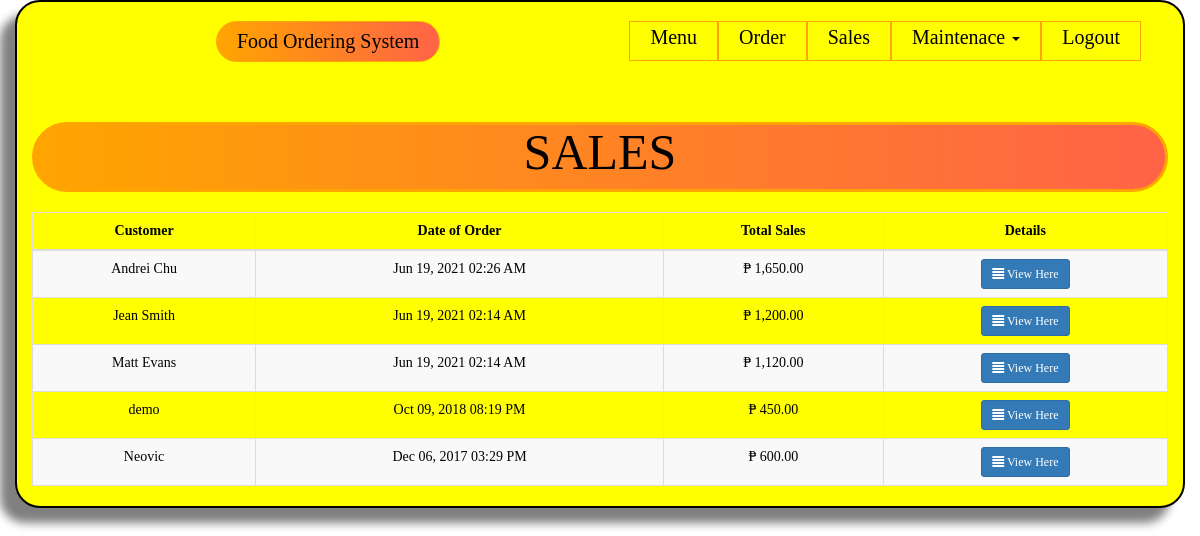
The page /sales.php on the database its author committed.
### tables this page shows
CREATE TABLE `purchase` (
  `purchaseid` int(11) NOT NULL,
  `customer` varchar(50) NOT NULL,
  `total` double NOT NULL,
  `date_purchase` datetime NOT NULL
);

### sales.php (the view, shortened to what this page needs)
<?php include('header.php'); ?>
<body>
<?php include('navbar.php'); ?>
<div class="container main">
	<h1 class="page-header text-center">SALES</h1>
	<table class="table table-striped table-bordered">
		<thead>
			<th class="text-center">Customer</th>
			<th class="text-center">Date of Order</th>
			<th class="text-center">Total Sales</th>
			<th class="text-center">Details</th>
		</thead>
		<tbody>
			<?php
				$sql="select * from purchase order by purchaseid desc";
				$query=$conn->query($sql);
				while($row=$query->fetch_array()){
					?>
					<tr>
						<td class="text-center"><?php echo $row['customer']; ?></td>
						<td class="text-center"><?php echo date('M d, Y h:i A', strtotime($row['date_purchase'])) ?></td>
						<td class="text-center">&#8369; <?php echo number_format($row['total'], 2); ?></td>
						<td class="text-center"><a href="#details<?php echo $row['purchaseid']; ?>" data-toggle="modal" class="btn btn-primary btn-sm"><span class="glyphicon glyphicon-align-justify"></span> View Here </a>
						</td>
					</tr>
					<?php
				}
			?>
		</tbody>
	</table>
</div>
</body>
</html>

### header.php (shortened to what this page needs)
<!DOCTYPE html>
<html>
<head>
	<link rel="stylesheet" href="https://maxcdn.bootstrapcdn.com/bootstrap/3.3.7/css/bootstrap.min.css">
	<link rel="stylesheet" type="text/css" href="style.css">
</head>

### navbar.php (shortened to what this page needs)
<nav class="navbar navbar-nav">
  <div class="container">
    <div class="navbar-header">
      <a class="topstyle" href="home.php">Food Ordering System</a>
    </div>
    <div class="collapse navbar-collapse" id="bs-example-navbar-collapse-1">
      <ul class="nav navbar-nav">
        <li><a href="home.php">Menu</a></li>
        <li><a href="order.php">Order</a></li>
        <li><a href="sales.php">Sales</a></li>
        <li>
          <a href="#" class="dropdown-toggle dropdown-design" data-toggle="dropdown" role="button" aria-haspopup="true" aria-expanded="false">Maintenace <span class="caret"></span></a>
        <li><a href="logout.php">Logout</a></li>
        </li>
      </ul>
    </div>
  </div>
</nav>

### style.css (style rules this page uses)
.main { color: black; font-family: Century Gothic; background-color: yellow; justify-content: center; border: 2px solid black; border-radius: 25px; box-shadow: -15px 15px 10px grey; }
#bs-example-navbar-collapse-1 ul { margin-top: 20px; float: right; }
#bs-example-navbar-collapse-1 ul li a { color: black; border: 1px solid orange; padding: 5px 20px 13px; font-family:"Apple Chancery", cursive; background-color: yellow; }
.topstyle { color: black; font-family:"Apple Chancery", cursive; display: inline-block; background-color: yellow; font-size: 20px; margin-left: 200px; margin-top: 20px; border: 1px solid orange; padding: 5px 20px; border-radius: 30px; background-image:linear-gradient(to right, orange, #FF6347); }
.nav li a { color: black; font-size: 20px; font-family:"Apple Chancery", cursive; background-color: orange; }
.page-header { font-family: "Apple Chancery", cursive; font-size: 50px; margin-top: 120px; background-image:linear-gradient(to right, orange, #FF6347); background-color: white; border: 3px solid orange; border-radius: 100px; color: black; }

### rows shown on the page
purchase: customer "Andrei Chu", date_purchase "Jun 19, 2021 02:26 AM", total "1,650.00"
purchase: customer "Jean Smith", date_purchase "Jun 19, 2021 02:14 AM", total "1,200.00"
purchase: customer "Matt Evans", date_purchase "Jun 19, 2021 02:14 AM", total "1,120.00"
purchase: customer "demo", date_purchase "Oct 09, 2018 08:19 PM", total "450.00"
purchase: customer "Neovic", date_purchase "Dec 06, 2017 03:29 PM", total "600.00"
